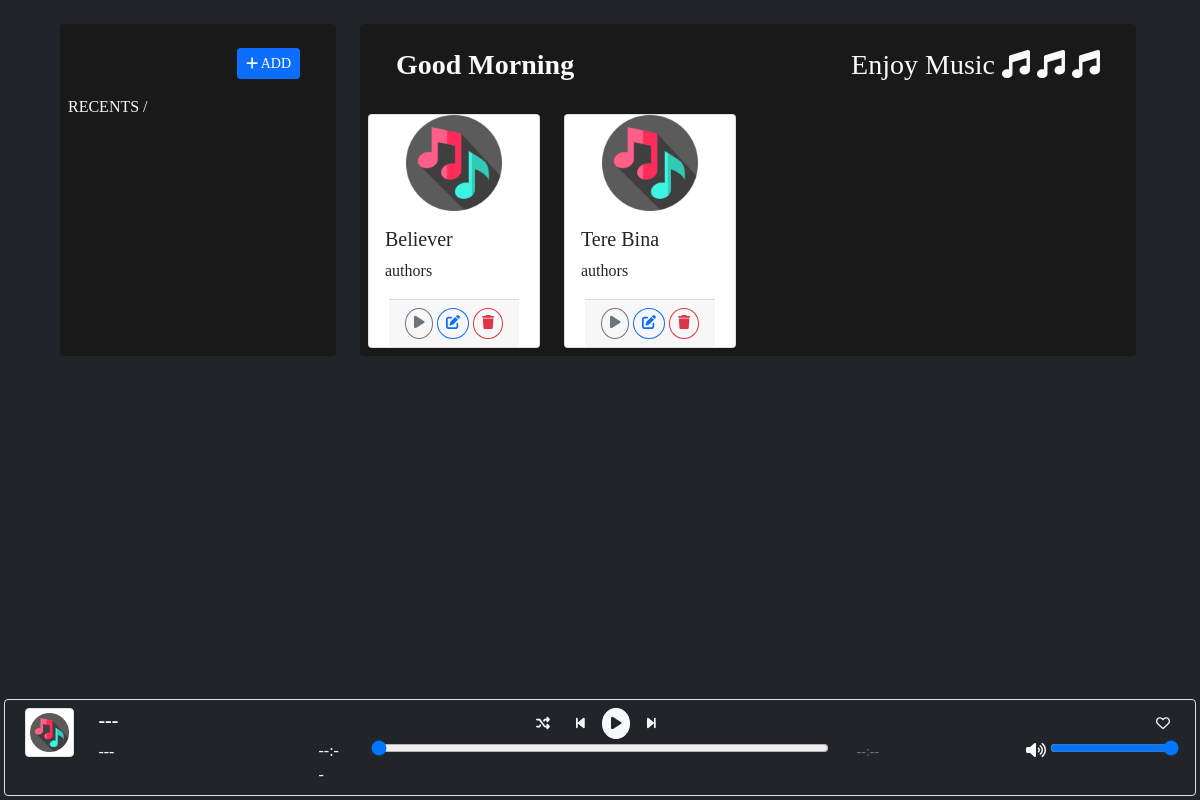
Before: / with the older database file.
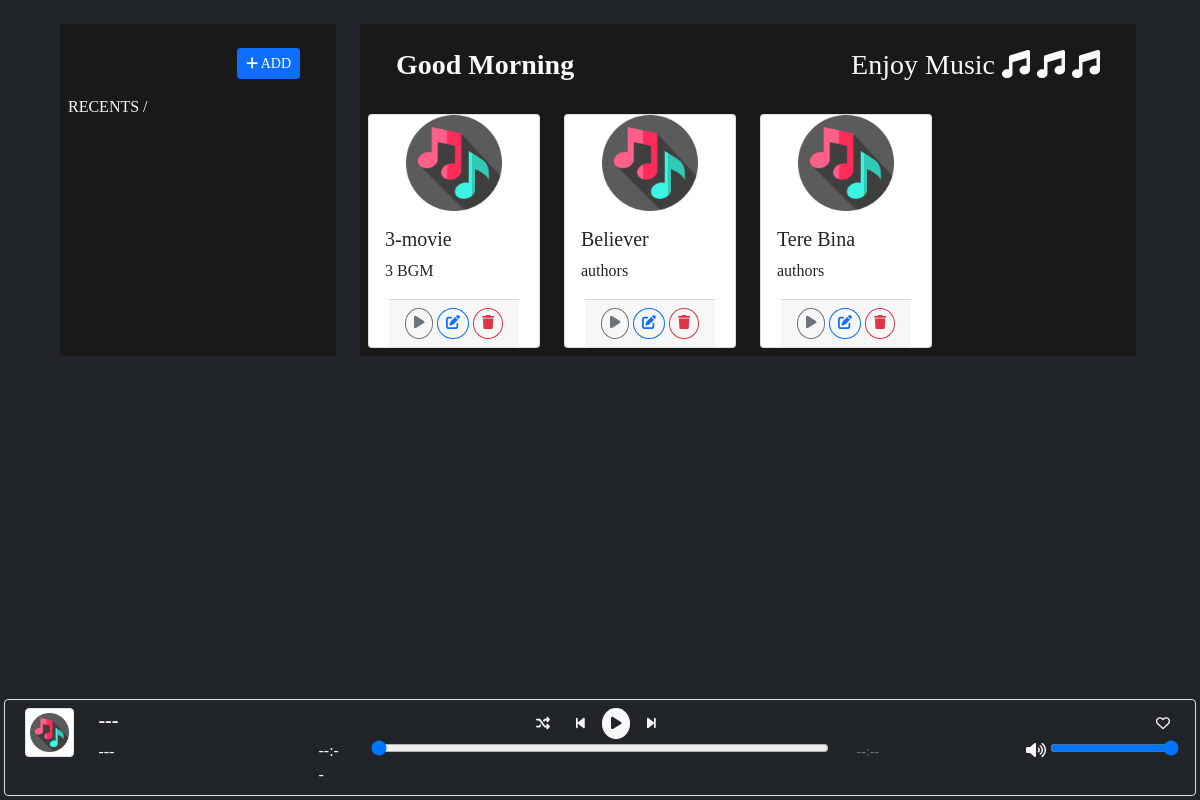
After: the same page with the newer database file.
### tables this page shows
CREATE TABLE `music_list` (
  `id` int(30) NOT NULL,
  `title` text NOT NULL,
  `description` text NOT NULL,
  `audio_path` text DEFAULT NULL,
  `image_path` text DEFAULT NULL,
  `date_created` datetime NOT NULL DEFAULT current_timestamp(),
  `date_updated` datetime DEFAULT NULL ON UPDATE current_timestamp()
);

### index.php (the view, shortened to what this page needs)
<?php require_once("helpers/functions.php"); ?>
<?php require_once("helpers/db_connect.php"); ?>
<?php site_header(); ?>
<div class="container-fluid position-relative">
    <div class="row mt-4 mb-4">
        <div class="col-md-3 rounded ms-5 ml-2 d-flex mb-4">
            <div class="sidebar-container text-light rounded p-2" style="flex: 1 1 auto;">
                <div class="row m-3">
                    <div class="col-md-12">
                        <button data-bs-toggle="modal" data-bs-target="#music_modal" class="btn btn-primary btn-sm float-end" type="button"><i class="fa-solid fa-plus"></i> ADD</button>
                    </div>
                </div>
                <p>RECENTS /</p>
            </div>
        </div>
        <div class="col-md-8 rounded d-flex mb-4">
            <div class="songs-container text-light rounded p-2" style="flex: 1 1 auto;">
                <div class="row m-3">
                    <div class="col-md-12">
                        <h3 class="float-start" id="greeting">Good Evening</h3>
                        <h3 class="float-end">Enjoy Music <i class="fa-solid fa-music"></i> <i class="fa-solid fa-music"></i> <i class="fa-solid fa-music"></i></h3>
                    </div>
                </div>
                <div class="row" id="music-list">
                    <?php
                    $music = $conn->query('SELECT * FROM `music_list` order by title asc');
                    while ($row = $music->fetch_assoc()) :
                    ?>
                        <div class="col-md-3 text-dark item" data-id="<?= $row['id'] ?>">
                            <div class="card mt-2">
                                <img src="<?= is_file(explode("?", $row['image_path'])[0]) ? $row['image_path'] : "./resources/images/music_icon.png" ?>" alt="" class="card-img img-fluid rounded-start mx-auto" style="height:6rem;width:6rem;">
                                <div class="card-body">
                                    <h5 class="card-title text-truncate"><?= $row['title'] ?></h5>
                                    <p class="card-text text-truncate"><?= $row['description'] ?></p>
                                </div>
                                <div class="card-footer mx-auto">
                                    <button class="btn btn-outline-secondary btn-sm rounded-circle play" data-id="<?= $row['id'] ?>" data-type="pause"><i class="fa fa-play"></i></button>
                                    <button class="btn btn-outline-primary btn-sm rounded-circle edit" data-id="<?= $row['id'] ?>"><i class="fa fa-edit"></i></button>
                                    <button class="btn btn-outline-danger btn-sm rounded-circle delete" data-id="<?= $row['id'] ?>"><i class="fa fa-trash"></i></button>
                                </div>
                            </div>
                        </div>
                    <?php endwhile; ?>
                </div>
            </div>
        </div>
    </div>
</div>
<div class="row fixed-bottom m-1 p-2 bg-dark border rounded">
    <div class="col-md-3">
        <div class="row">
            <div class="col-md-3 text-end">
                <img src="resources/images/music_icon.png" class="img-thumbnail rounded float-start" width="70px" height="70px" alt="">
            </div>
            <div class="col-md-9 text-start">
                <h5><b id="inplay-title">---</b></h5>
                <p id="inplay-description">---</p>
            </div>
        </div>
    </div>
    <div class="col-md-6">
        <div class="row">
            <div class="d-flex w-100 justify-content-center">
                <div class="mx-1">
                    <button class="btn btn-sm btn-dark text-light" id="shuffle-btn"><i class="fa-solid fa-shuffle"></i></button>
                </div>
                <div class="mx-1">
                    <button class="btn btn-sm btn-dark text-light" id="prev-btn"><i class="fa fa-step-backward"></i></button>
                </div>
                <div class="mx-1">
                    <button class="btn btn-sm btn-light text-dark rounded-button" id="play-btn" data-value="play"><i class="fa fa-play"></i></button>
                </div>
                <div class="mx-1">
                    <button class="btn btn-sm btn-dark text-light" id="next-btn"><i class="fa fa-step-forward"></i></button>
                </div>
            </div>
        </div>
        <div class="row">
            <div class="col-md-1">
                <span id="currentTime">--:--</span>
            </div>
            <div class="col-md-10">
                <div id="range-holder" class="mx-1">
                    <input type="range" id="playBackSlider" value="0" style="width:100%">
                </div>
            </div>
            <div class="col-md-1">
                <small class="text-muted" id="inplay-duration">--:--</small>
            </div>
        </div>
    </div>
    <div class="col-md-3 text-end">
        <div class="row">
            <div class="mx-1">
                <button class="btn btn-sm btn-dark text-light" id="like-btn"><i class="fa-regular fa-heart"></i></button>
            </div>
        </div>
        <div class="row">
            <div class="mx-1">
                <span id="vol-icon"><i class="fa fa-volume-up"></i></span> <input type="range" value="100" id="volume">
            </div>
        </div>
    </div>
</div>
<?php site_footer(); ?>

### helpers/functions.php (shortened to what this page needs)
<?php
function site_header() {
    $header_code = "
    <!DOCTYPE html>
        <html lang='en'>
        <head>
            <meta charset='UTF-8'>
            <meta http-equiv='X-UA-Compatible' content='IE=edge'>
            <meta name='viewport' content='width=device-width, initial-scale=1.0'>
            <title>Jukebox</title>
            <link rel='stylesheet' href='./assets/fontawesome/css/all.min.css'>
            <link rel='stylesheet' href='./assets/bootstrap/css/bootstrap.min.css'>
            <link rel='stylesheet' href='./assets/css/styles.css'>
            <script src='./assets/fontawesome/js/all.min.js'></script>
            <script src='./assets/js/jquery-3.6.0.min.js'></script>
            <script src='./assets/js/script.js'></script>
            <script src='./assets/bootstrap/js/bootstrap.min.js'></script>
        </head>
        <body class='text-light bg-dark d-flex flex-column h-100'>
    ";
    echo $header_code;
}
function site_footer() {
    $footer_code = "
    </body>
    </html>
    ";
    echo $footer_code;
}

### assets/css/styles.css (style rules this page uses)
html, body { height: 100%; width: 100%; font-family: Comic Sans MS; }
.rounded-button { border-radius: 100%; }
.sidebar-container { background-color: #191919; }
.songs-container { background-color: #191919; }

Changed rows visible on the page:
added music_list: title "3-movie", description "3 BGM"
